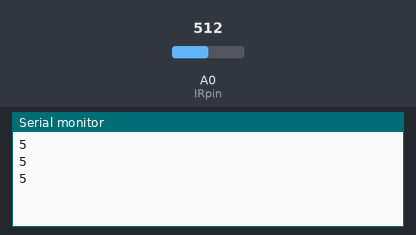
Bench run of a sketch on a simulated Arduino Uno, built with avr-gcc and run on an emulated ATmega328P. Shown: the last lines printed to the serial monitor. The test bench sets the inputs (shaded band); at power-on: A0 (IRpin) = 512.

Above: at 1.3 s.
1.4 s: A0 (IRpin) set to 716
At 1.9 s:
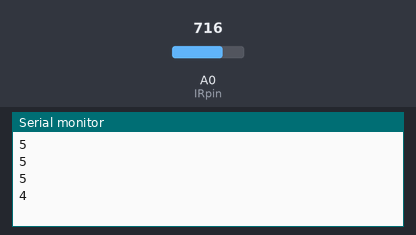
2.9 s: A0 (IRpin) set to 900
At 3.4 s:
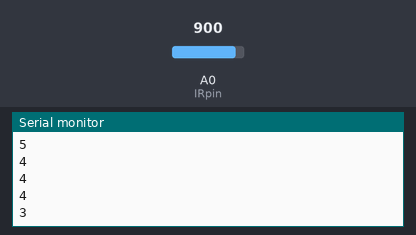
Timing chart, 0 to 5.9 s (numbered marks = the images above; inputs shaded):
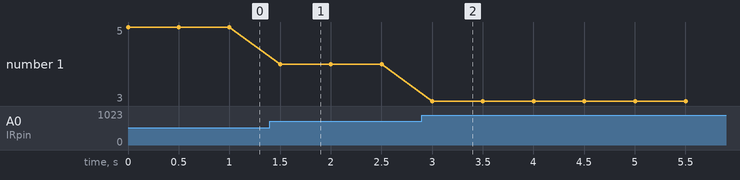

The sketch:

range.ino
```cpp
int IRpin = A0;
void setup() {
  // initialize the serial communication:
  Serial.begin(9600);
}

void loop() {
int volts=analogRead(IRpin);
int distance =(2914/(volts - 3));
Serial.println(distance);
  delay(500);
}
```

Measured:
- after the input at 1.4 s, the serial monitor: prints a new line after 0.10 s (image 1)
- after the input at 2.9 s, the serial monitor: prints a new line after 0.10 s (image 2)
- plotted number 1: 5 → 4 after the input at 1.4 s, 4 → 3 after the input at 2.9 s
